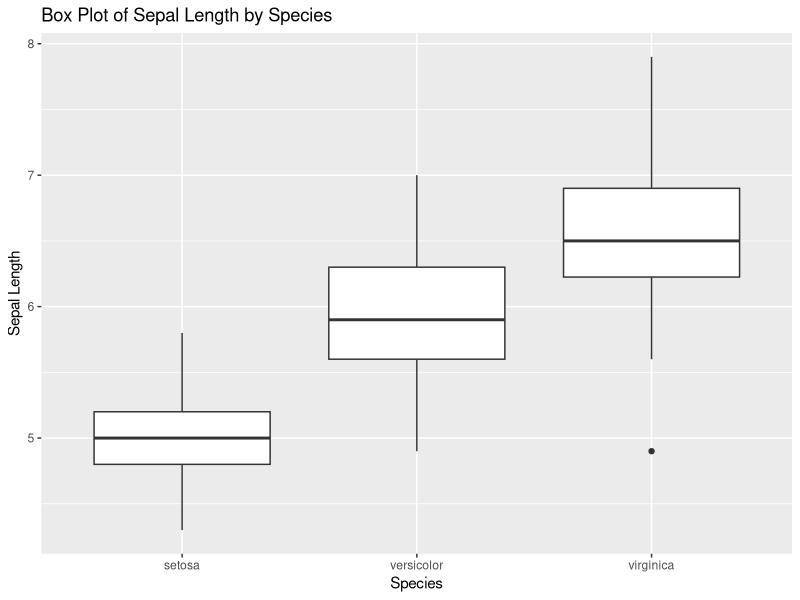
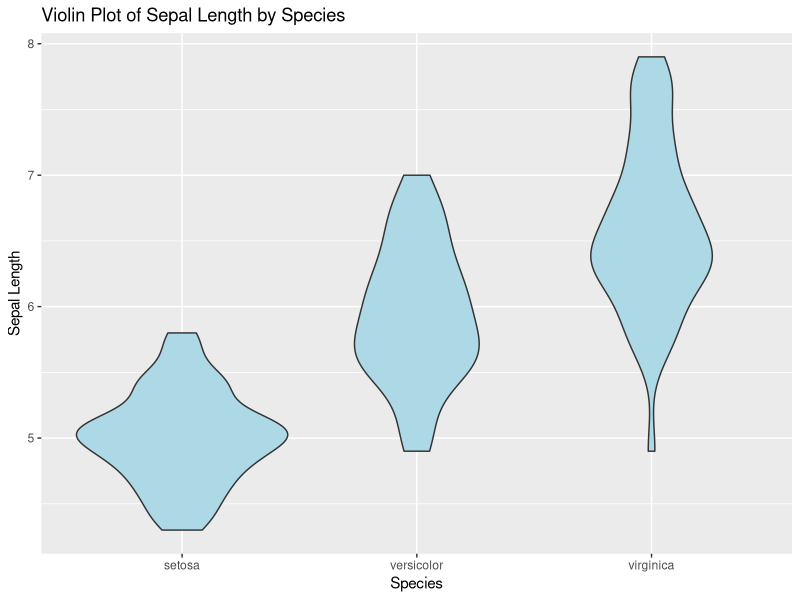
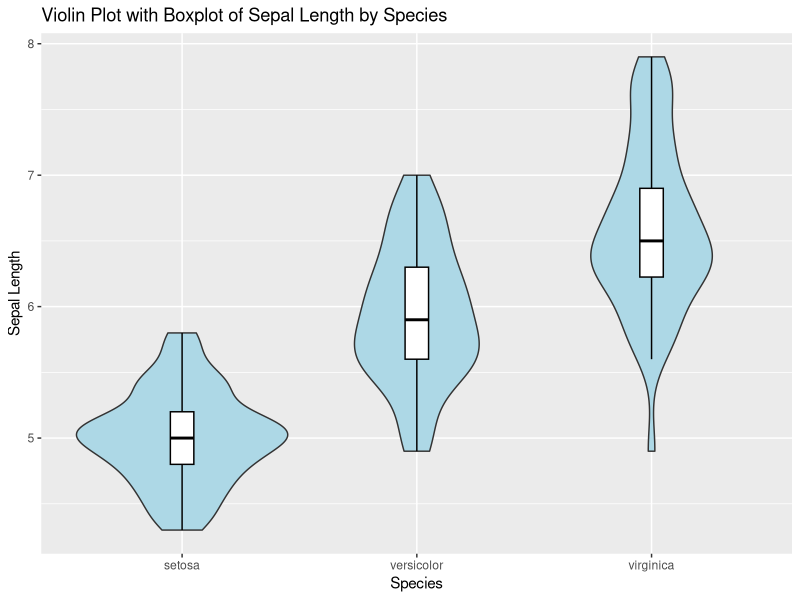

Write R code to recreate these figures, in order.
#Experiment No.: 4
#Name of Experiment: Exploratory Data Analysis
#Aim: Calculate summary statistics (mean, median, standard deviation). Create box plots and violin plots to visualize distribution.
#Step 1: Load the Data
#Load the "iris" dataset if you haven't already: # Load the iris dataset
data(iris)
#Step 2: Calculate Summary Statistics
#Let's calculate summary statistics, including mean, median, and standard deviation, for the "sepal.length" column:
  # Calculate summary statistics for sepal length
sepal_length_mean <- mean(iris$Sepal.Length)
sepal_length_median <- median(iris$Sepal.Length)
sepal_length_sd <- sd(iris$Sepal.Length)
cat("Mean Sepal Length:", sepal_length_mean, "\n")
cat("Median Sepal Length:", sepal_length_median, "\n") 
cat("Standard Deviation of Sepal Length:", sepal_length_sd, "\n")
#These calculations provide you with key statistics about the sepal length in the dataset.
#Step 3: Create Box Plots
#Let's create box plots to visualize the distribution of sepal length for each species in the "iris" dataset:
# Create a box plot of sepal length by species
install.packages("ggplot2")
library(ggplot2)
ggplot(iris, aes(x = Species, y = Sepal.Length)) +
geom_boxplot() +
labs(title = "Box Plot of Sepal Length by Species",
x = "Species",
y = "Sepal Length")
#This code generates a box plot showing the distribution of sepal length for each species of iris flower.
#Step 4: Create Violin Plots
#let's create violin plots to visualize the distribution of sepal length by species: # Create a violin plot of sepal length by species
  ggplot(iris, aes(x = Species, y = Sepal.Length)) +
  geom_violin(fill = "lightblue") +
  labs(title = "Violin Plot of Sepal Length by Species",
       x = "Species",
       y = "Sepal Length")
#This code generates a violin plot, which provides a more detailed view of the distribution compared to a box plot.
  # Load the ggplot2 package if it's not already loaded
  library(ggplot2)
  
  # Create a violin plot with boxplot inside
  ggplot(iris, aes(x = Species, y = Sepal.Length)) +
    #geom_violin(fill = "lightblue", draw_quantiles = c(0.25, 0.5, 0.75)) +
    geom_violin(fill = "lightblue") +
    geom_boxplot(width = 0.1, fill = "white", color = "black", outlier.shape = NA) +
    labs(title = "Violin Plot with Boxplot of Sepal Length by Species",
         x = "Species",
         y = "Sepal Length")
  
  